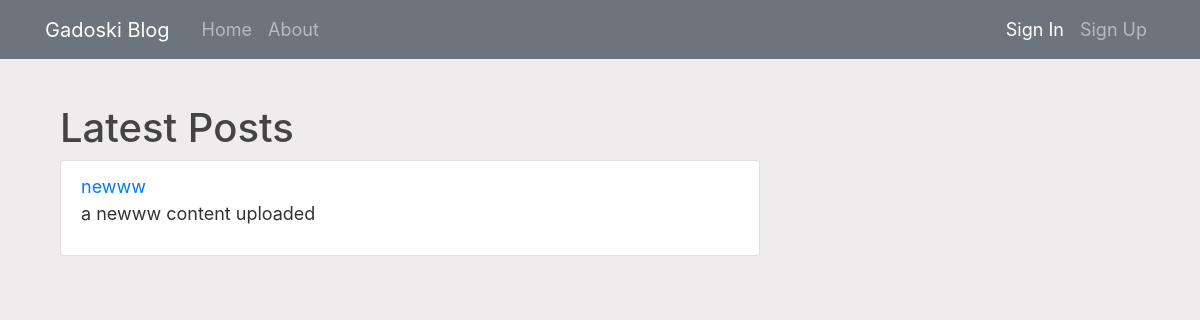
/latest-posts, run on an earlier commit of the app's database.
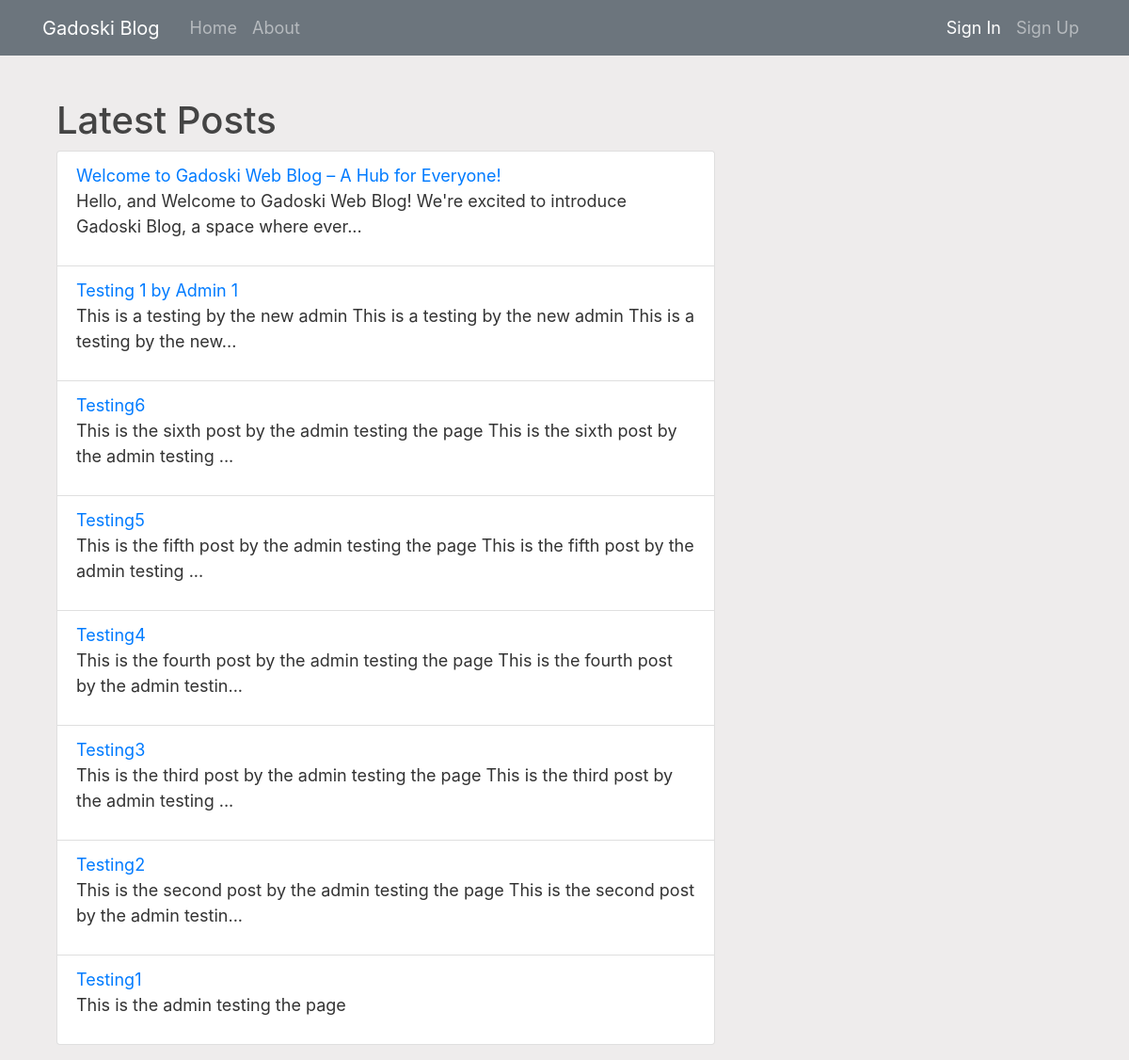
And on a later commit of the database.
### flaskblog/models.py (models this page shows, shortened)
class Post(db.Model):
    id = db.Column(db.Integer, primary_key=True)
    title = db.Column(db.String(100), nullable=False)
    date_posted = db.Column(db.DateTime, nullable=False, default=datetime.utcnow)
    content = db.Column(db.Text, nullable=False)
    user_id = db.Column(db.Integer, db.ForeignKey('user.id'), nullable=False)

### flaskblog/users/routes.py (the view)
@users.route('/latest-posts')
def latest_posts():
    page = request.args.get('page', 1, type=int)
    posts = Post.query.order_by(Post.date_posted.desc()).paginate(page=page, per_page=10)
    for post in posts.items:
        post.summary = generate_summary(post.content)
    return render_template('latest_posts.html', posts=posts)

### flaskblog/users/routes.py (called while the page is built)
def generate_summary(content, length=100):
    if len(content) > length:
        return content[:length] + '...'
    return content

### flaskblog/templates/latest_posts.html (shortened to what this page needs)
{% extends "layout.html" %} {% block data %}
<div class="container mt-4">
  <h1>Latest Posts</h1>
  {% if posts.items %}
  <ul class="list-group">
    {% for post in posts.items %}
    <li class="list-group-item">
      <a href="{{ url_for('posts.post', post_id=post.id) }}"
        >{{ post.title }}</a
      >
      <p>{{ post.summary }}</p>
    </li>
    {% endfor %}
  </ul>
  {% else %}
  <p>No posts available.</p>
  {% endif %}
</div>
{% endblock %}

What changed in the data, as far as the page shows it:
removed Post: title "newww", summary "a newww content uploaded"
added Post: title "Welcome to Gadoski Web Blog – A Hub for Everyone!", summary "Hello, and Welcome to Gadoski Web Blog! We're excited to introduce Gadoski Blog, a space where ever..."
added Post: title "Testing 1 by Admin 1", summary "This is a testing by the new admin This is a testing by the new admin This is a testing by the new..."
added Post: title "Testing6", summary "This is the sixth post by the admin testing the page This is the sixth post by the admin testing ..."
added Post: title "Testing5", summary "This is the fifth post by the admin testing the page This is the fifth post by the admin testing ..."
added Post: title "Testing4", summary "This is the fourth post by the admin testing the page This is the fourth post by the admin testin..."
added Post: title "Testing3", summary "This is the third post by the admin testing the page This is the third post by the admin testing ..."
added Post: title "Testing2", summary "This is the second post by the admin testing the page This is the second post by the admin testin..."
added Post: title "Testing1", summary "This is the admin testing the page"
